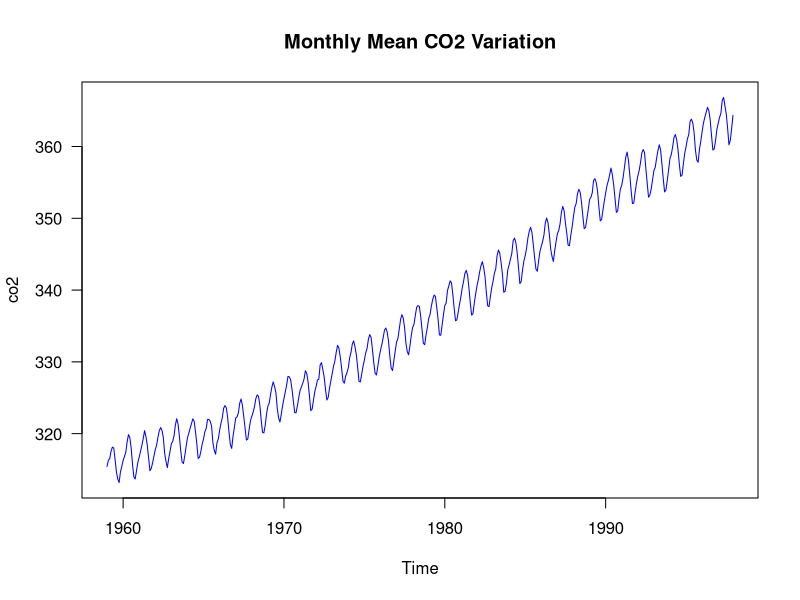
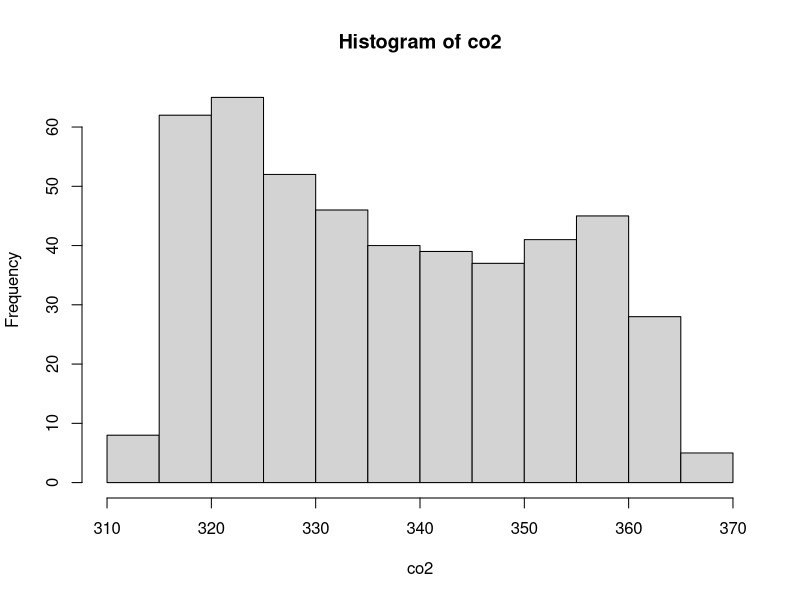
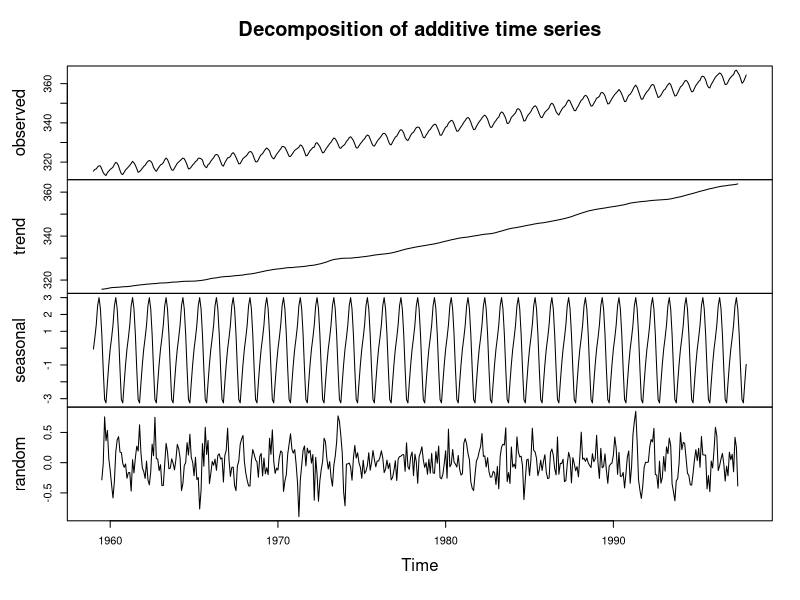
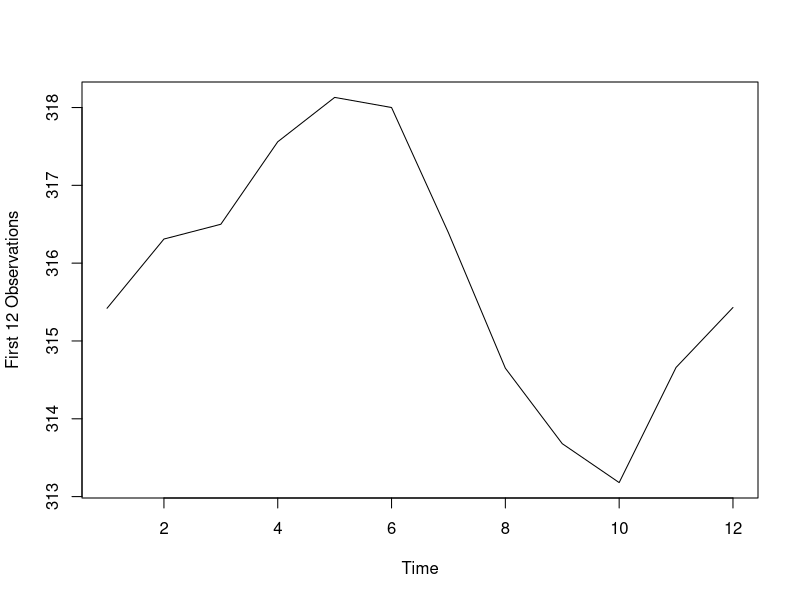
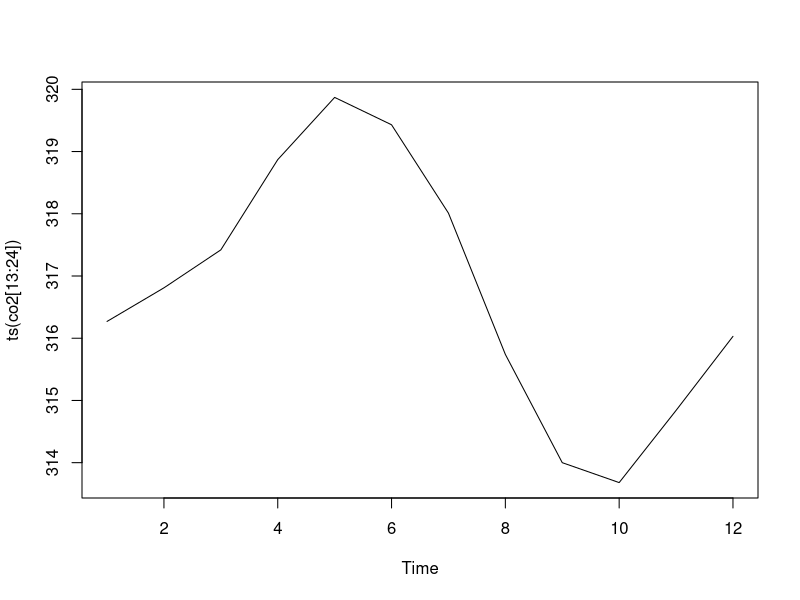
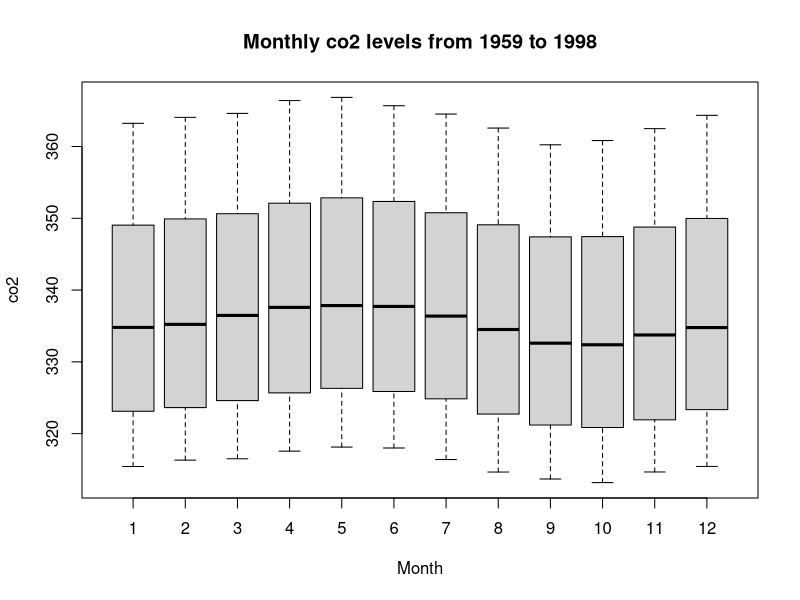
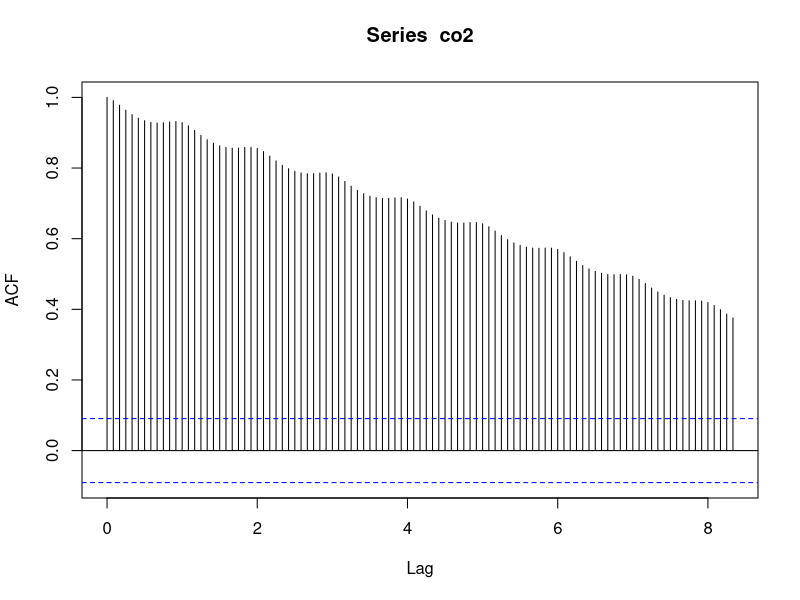
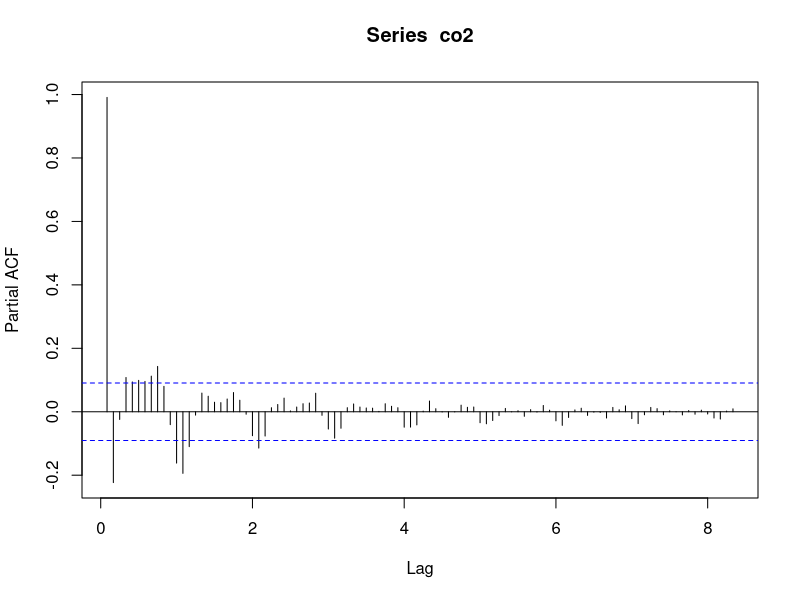

R code for these plots, in order: (Note: this script raises an error after producing the figures.)
## ---- chunk 1
plot(co2, col = 'blue', las = 1)
title(main = "Monthly Mean CO2 Variation")
## ---- chunk 2
#EDA
rm(co2)
class(co2)

#Summarize co2 values and see frequency of datapoints
str(co2)
summary(co2)
frequency(co2)
cycle(co2)

#Check for missing values
sum(is.na(co2))

#Histogram
hist(co2)

#Decompose plots
plot(decompose(co2))

#Glimpse into seasonal trend
plot(ts(co2[1:12]), ylab = "First 12 Observations")
plot(ts(co2[13:24]),)

#Boxplot of monthly data
boxplot(co2~cycle(co2), xlab = "Month", ylab = "co2", main = "Monthly co2 levels from 1959 to 1998")

#Correlogram
acf(co2, lag = 100)
pacf(co2, lag.max = 100)

ggseasonplot(co2, year.labels=TRUE, year.labels.left=TRUE) +
  ylab("co2") +
  ggtitle("Seasonal plot: co2 levels")





## ---- chunk 3
#Convert to tsibble and create time index
co2 <- as_tsibble(co2) %>% mutate(time_index = row_number())

#Create linear model
linear.trend.fit = lm(value ~ time_index, data=co2)
summary(linear.trend.fit)

#Create dataframe of actual values, fitted values, and residuals
co2.df = data.frame(time=co2$time_index, 
                    co2 = co2$value,
                       fitted.values=linear.trend.fit$fitted.values,
                       residuals = linear.trend.fit$residuals)

#Plot actuals with fitted values
ggplot(data = co2.df, aes(x=time, y=value, colour=variable)) +
  xlab('Month Number Starting from 1959') +
  ylab('co2') +
  geom_line(aes(y=co2 , col='co2 actuals')) +
  geom_line(aes(y=fitted.values, col='Linear Trend Fit')) +
  ggtitle("co2 Actuals with Linear Trend Fit ") +
  ylim(200,700) +
  scale_y_continuous(labels = function(x) format(x/1000, scientific = FALSE)) + 
  theme(title = element_text(size = rel(1)),
        axis.text.y = element_text(angle = 45, hjust = 1)
        )	

#Create model diagnostic function
model_diagnostic = function(model) {
  plot(model)
  
  residualPlots(model)  
}

#Linear Model diagnostics
model_diagnostic(linear.trend.fit)

## ---- chunk 4
#Create quadratic model
quad.trend.fit = lm(value ~ time_index + I(time_index^2), data=co2)
summary(quad.trend.fit)

#Create dataframe of actual values, fitted values, and residuals
co2.df.quad = data.frame(time=co2$time_index, 
                    co2 = co2$value,
                       fitted.values=quad.trend.fit$fitted.values,
                       residuals = quad.trend.fit$residuals)

#Plot actuals with fitted values
ggplot(data = co2.df.quad, aes(x=time, y=value, colour=variable)) +
  xlab('Month Number Starting from 1959') +
  ylab('co2') +
  geom_line(aes(y=co2 , col='co2 actuals')) +
  geom_line(aes(y=fitted.values, col='Quadratic Trend Fit')) +
  ggtitle("co2 Actuals with Quadratic Trend Fit ") +
  ylim(200,700) +
  scale_y_continuous(labels = function(x) format(x/1000, scientific = FALSE)) + 
  theme(title = element_text(size = rel(1)),
        axis.text.y = element_text(angle = 45, hjust = 1)
        )	

#Create model diagnostic function
model_diagnostic = function(model) {
  plot(model)
  
  residualPlots(model)  
}

#Linear Model diagnostics
model_diagnostic(quad.trend.fit)

## ---- chunk 5
#Create column for seasonal 
co2 <- as_tsibble(co2) %>% mutate(month = as.factor(month(index)))

quad.trend.fit2 = lm(value ~ time_index + I(time_index^2) + month, data=co2)
summary(quad.trend.fit2)

#Create dataframe of actual values, fitted values, and residuals
co2.df.quad2 = data.frame(time=co2$time_index, 
                    co2 = co2$value,
                       fitted.values=quad.trend.fit2$fitted.values,
                       residuals = quad.trend.fit2$residuals)

#Plot actuals with fitted values
ggplot(data = co2.df.quad2, aes(x=time, y=value, colour=variable)) +
  xlab('Month Number Starting from 1959') +
  ylab('co2') +
  geom_line(aes(y=co2 , col='co2 actuals')) +
  geom_line(aes(y=fitted.values, col='Quadratic Trend Fit')) +
  ggtitle("co2 Actuals with Quadratic Trend Fit ") +
  ylim(200,700) +
  scale_y_continuous(labels = function(x) format(x/1000, scientific = FALSE)) + 
  theme(title = element_text(size = rel(1)),
        axis.text.y = element_text(angle = 45, hjust = 1)
        )	

#Model diagnostics
model_diagnostic(quad.trend.fit2)

library(forecast)
fc_co2 <- forecast(quad.trend.fit2)
fc_beer %>%
  autoplot(recent_production) +
  ggtitle("Forecasts of beer production using regression") +
  xlab("Year") + ylab("megalitres")


predict.data = data.frame(x = seq(459, 510, 1), x2 = seq(459, 510, 1)^2)

quad.predict = quad.trend.fit2$coefficients[1] + quad.trend.fit2$coefficients[2]*predict.data$x 

quadratic.predict = quadratic.trend.fit$coefficients[1] + quadratic.trend.fit$coefficients[2]*predict.data$x + 
quadratic.trend.fit$coefficients[3]*predict.data$x2

exp.predict = exp(exp.trend.fit$coefficients[1] + exp.trend.fit$coefficients[2]*predict.data$x)

dump = data.frame(predict.data[1], 
                  linear.predict, quadratic.predict, exp.predict)

ggplot(data = dump, aes(x=seq(52), y=value, colour=variable)) +
  ylab('Values') +
  geom_line(aes(y=linear.predict, col = "linear forecast")) +
  geom_line(aes(y=quadratic.predict, col = "quadratic forecast")) +
  geom_line(aes(y=exp.predict, col = "exponential forecast")) +
  ggtitle("Initial Unemployment Claims") +
  theme(title = element_text(size = rel(1.25)),
        legend.position = "bottom")

